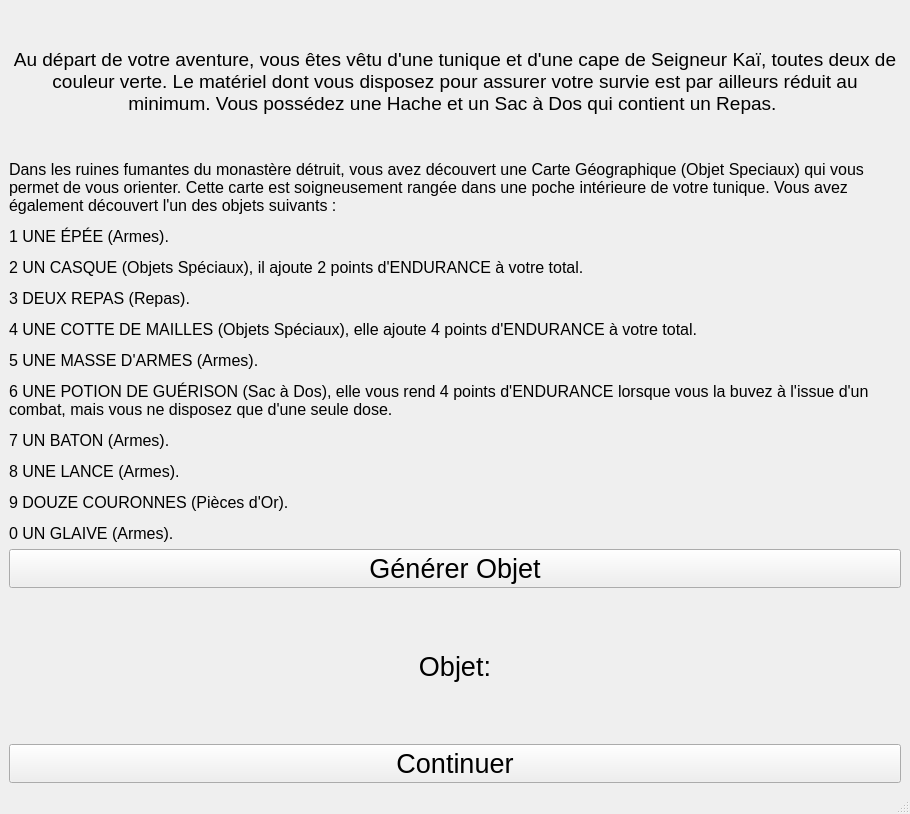
<?xml version="1.0" encoding="UTF-8"?>
<ui version="4.0">
 <class>MainWindow</class>
 <widget class="QMainWindow" name="MainWindow">
  <property name="geometry">
   <rect>
    <x>0</x>
    <y>0</y>
    <width>910</width>
    <height>814</height>
   </rect>
  </property>
  <property name="windowTitle">
   <string>MainWindow</string>
  </property>
  <widget class="QWidget" name="centralwidget">
   <layout class="QVBoxLayout" name="verticalLayout_2">
    <item>
     <layout class="QVBoxLayout" name="verticalLayout">
      <item>
       <widget class="QLabel" name="message_depart">
        <property name="font">
         <font>
          <pointsize>14</pointsize>
         </font>
        </property>
        <property name="text">
         <string>&lt;html&gt;&lt;head/&gt;&lt;body&gt;&lt;p&gt;Au départ de votre aventure, vous êtes vêtu d'une tunique et d'une cape de Seigneur Kaï, toutes deux de couleur verte. Le matériel dont vous disposez pour assurer votre survie est par ailleurs réduit au minimum. Vous possédez une Hache et un Sac à Dos qui contient un Repas. &lt;/p&gt;&lt;/body&gt;&lt;/html&gt;</string>
        </property>
        <property name="alignment">
         <set>Qt::AlignCenter</set>
        </property>
        <property name="wordWrap">
         <bool>true</bool>
        </property>
       </widget>
      </item>
      <item>
       <widget class="QLabel" name="message_objets">
        <property name="font">
         <font>
          <pointsize>12</pointsize>
         </font>
        </property>
        <property name="text">
         <string>&lt;html&gt;&lt;head/&gt;&lt;body&gt;&lt;p&gt;Dans les ruines fumantes du monastère détruit, vous avez découvert une Carte Géographique (Objet Speciaux) qui vous permet de vous orienter. Cette carte est soigneusement rangée dans une poche intérieure de votre tunique. Vous avez également découvert l'un des objets suivants :&lt;/p&gt;&lt;p&gt;1 UNE ÉPÉE (Armes).&lt;/p&gt;&lt;p&gt;2 UN CASQUE (Objets Spéciaux), il ajoute 2 points d'ENDURANCE à votre total.&lt;/p&gt;&lt;p&gt;3 DEUX REPAS (Repas).&lt;/p&gt;&lt;p&gt;4 UNE COTTE DE MAILLES (Objets Spéciaux), elle ajoute 4 points d'ENDURANCE à votre total.&lt;/p&gt;&lt;p&gt;5 UNE MASSE D'ARMES (Armes).&lt;/p&gt;&lt;p&gt;6 UNE POTION DE GUÉRISON (Sac à Dos), elle vous rend 4 points d'ENDURANCE lorsque vous la buvez à l'issue d'un combat, mais vous ne disposez que d'une seule dose.&lt;/p&gt;&lt;p&gt;7 UN BATON (Armes).&lt;/p&gt;&lt;p&gt;8 UNE LANCE (Armes).&lt;/p&gt;&lt;p&gt;9 DOUZE COURONNES (Pièces d'Or).&lt;/p&gt;&lt;p&gt;0 UN GLAIVE (Armes).&lt;/p&gt;&lt;/body&gt;&lt;/html&gt;</string>
        </property>
        <property name="alignment">
         <set>Qt::AlignLeading|Qt::AlignLeft|Qt::AlignVCenter</set>
        </property>
        <property name="wordWrap">
         <bool>true</bool>
        </property>
       </widget>
      </item>
      <item>
       <widget class="QPushButton" name="bouton_generer_objet">
        <property name="font">
         <font>
          <pointsize>20</pointsize>
         </font>
        </property>
        <property name="text">
         <string>Générer Objet</string>
        </property>
       </widget>
      </item>
      <item>
       <widget class="QLabel" name="label_objet">
        <property name="font">
         <font>
          <pointsize>20</pointsize>
         </font>
        </property>
        <property name="text">
         <string>Objet:</string>
        </property>
        <property name="alignment">
         <set>Qt::AlignCenter</set>
        </property>
       </widget>
      </item>
      <item>
       <widget class="QPushButton" name="bouton_continuer">
        <property name="minimumSize">
         <size>
          <width>0</width>
          <height>0</height>
         </size>
        </property>
        <property name="font">
         <font>
          <pointsize>20</pointsize>
         </font>
        </property>
        <property name="text">
         <string>Continuer</string>
        </property>
       </widget>
      </item>
     </layout>
    </item>
   </layout>
  </widget>
  <widget class="QMenuBar" name="menubar">
   <property name="geometry">
    <rect>
     <x>0</x>
     <y>0</y>
     <width>910</width>
     <height>26</height>
    </rect>
   </property>
  </widget>
  <widget class="QStatusBar" name="statusbar"/>
 </widget>
 <resources/>
 <connections/>
</ui>
